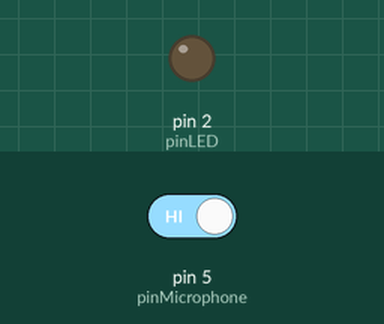
Recording of a sketch running on a simulated Arduino Uno, built with avr-gcc and run on an emulated ATmega328P. Parts: output pins drawn as LEDs (lit = HIGH). Inputs (shaded band) come from the test bench; at power-on: pin 5 (pinMicrophone) HIGH.

Above: at 1.2 s.
1.3 s: pin 5 (pinMicrophone) driven LOW
At 2.1 s:
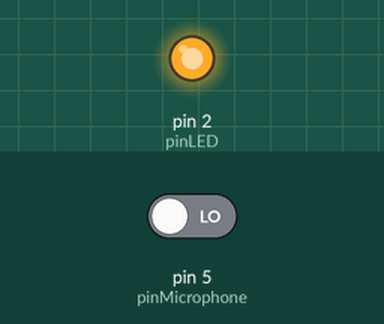
2.8 s: pin 5 (pinMicrophone) driven HIGH
At 3.7 s:
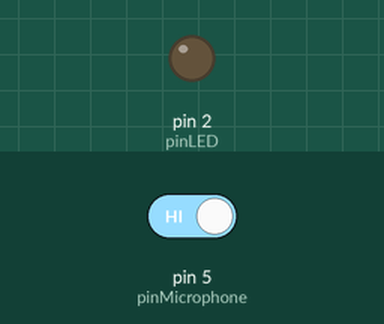
Timing chart, 0 to 5.8 s (numbered marks = the images above; inputs shaded):
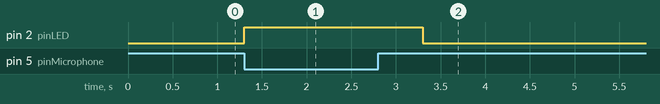

The sketch:

Big_Sound.ino
```cpp
// Sensor Big Sound

const int pinLED = 2;
const int pinMicrophone = 5;

void setup ()
{
  pinMode (pinLED, OUTPUT);
  pinMode (pinMicrophone, INPUT);
}

void loop ()
{
  bool soundDetected = digitalRead(pinMicrophone);
  if (!soundDetected)
  {
    digitalWrite (pinLED, HIGH);
    delay(1000);
  }
  else
  {
    digitalWrite (pinLED, LOW);
    delay(10);
  }
}
```

Measured:
- after the input at 1.3 s, pin 2 (pinLED): LOW → HIGH at once
- after the input at 2.8 s, pin 2 (pinLED): HIGH → LOW after 0.50 s
